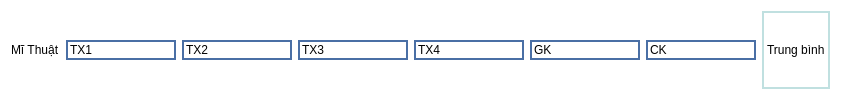
               <widget class="QWidget" name="widget_59" native="true">
                <property name="styleSheet">
                 <string notr="true">background-color: rgb(255, 255, 255);</string>
                </property>
                <layout class="QHBoxLayout" name="horizontalLayout_52">
                 <item>
                  <widget class="QLabel" name="label_104">
                   <property name="text">
                    <string>Mĩ Thuật</string>
                   </property>
                  </widget>
                 </item>
                 <item>
                  <widget class="QLineEdit" name="lineEdit_274">
                   <property name="styleSheet">
                    <string notr="true">border: 2px solid #4A6FA5;</string>
                   </property>
                   <property name="text">
                    <string>TX1</string>
                   </property>
                  </widget>
                 </item>
                 <item>
                  <widget class="QLineEdit" name="lineEdit_275">
                   <property name="styleSheet">
                    <string notr="true">border: 2px solid #4A6FA5;</string>
                   </property>
                   <property name="text">
                    <string>TX2</string>
                   </property>
                  </widget>
                 </item>
                 <item>
                  <widget class="QLineEdit" name="lineEdit_276">
                   <property name="styleSheet">
                    <string notr="true">border: 2px solid #4A6FA5;</string>
                   </property>
                   <property name="text">
                    <string>TX3</string>
                   </property>
                  </widget>
                 </item>
                 <item>
                  <widget class="QLineEdit" name="lineEdit_277">
                   <property name="styleSheet">
                    <string notr="true">border: 2px solid #4A6FA5;</string>
                   </property>
                   <property name="text">
                    <string>TX4</string>
                   </property>
                  </widget>
                 </item>
                 <item>
                  <widget class="QLineEdit" name="lineEdit_278">
                   <property name="styleSheet">
                    <string notr="true">border: 2px solid #4A6FA5;</string>
                   </property>
                   <property name="text">
                    <string>GK</string>
                   </property>
                  </widget>
                 </item>
                 <item>
                  <widget class="QLineEdit" name="lineEdit_279">
                   <property name="styleSheet">
                    <string notr="true">border: 2px solid #4A6FA5;</string>
                   </property>
                   <property name="text">
                    <string>CK</string>
                   </property>
                  </widget>
                 </item>
                 <item>
                  <widget class="QLabel" name="label_105">
                   <property name="styleSheet">
                    <string notr="true">border: 2px solid #C0E0E0;</string>
                   </property>
                   <property name="text">
                    <string>Trung bình</string>
                   </property>
                  </widget>
                 </item>
                </layout>
               </widget>
